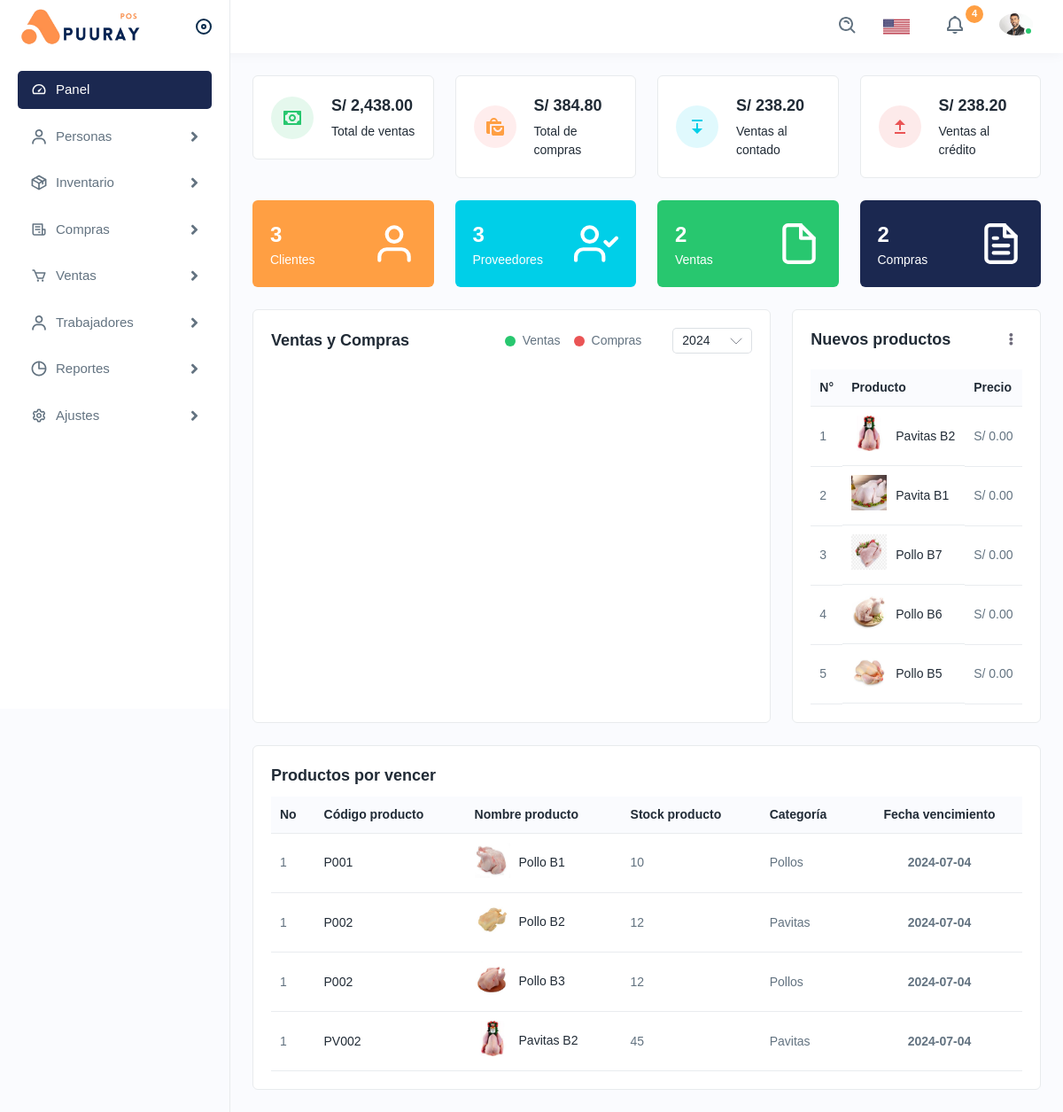
Screenshot of /inicio (signed in) with the database file from the repository.
### tables this page shows
CREATE TABLE `productos` (
  `id_producto` int(11) NOT NULL,
  `id_categoria` int(11) NOT NULL,
  `codigo_producto` varchar(50) NOT NULL,
  `nombre_producto` varchar(100) NOT NULL,
  `precio_producto` decimal(11,2) NOT NULL,
  `stock_producto` int(11) NOT NULL,
  `fecha_vencimiento` date DEFAULT NULL,
  `descripcion_producto` text DEFAULT NULL,
  `imagen_producto` varchar(100) DEFAULT NULL,
  `estado_producto` int(11) DEFAULT 1,
  `fecha_producto` datetime DEFAULT current_timestamp()
);

CREATE TABLE `categorias` (
  `id_categoria` int(11) NOT NULL,
  `nombre_categoria` varchar(100) NOT NULL,
  `descripcion` text DEFAULT NULL,
  `fecha` datetime DEFAULT current_timestamp()
);

### vistas/modulos/inicio.php (the view, shortened to what the rows shown need)
<div class="page-wrapper">
    <div class="content">
        <div class="row">
            <div class="col-lg-4 col-sm-12 col-12 d-flex">
                <div class="card flex-fill">
                    <div class="card-body">
                        <div class="table-responsive dataview">
                            <table class="table datatable ">
                                <thead>
                                    <tr>
                                        <th>N°</th>
                                        <th>Producto</th>
                                        <th>Precio</th>
                                    </tr>
                                </thead>
                                <tbody>
                                    <?php
                                    $item = null;
                                    $valor = null;
                                    $productosNuevos = ControladorProducto::ctrMostrarProductosNuevos($item, $valor);
                                    $contador = 1;
                                    foreach ($productosNuevos as $producto) {
                                    ?>
                                        <tr>
                                            <td><?php echo $contador ?></td>
                                            <td class="productimgname">
                                                <a href="productlist.html" class="product-img">
                                                    <img src="<?php echo substr($producto["imagen_producto"], 3); ?>" alt="product">
                                                </a>
                                                <a href="productlist.html"><?php echo $producto["nombre_producto"] ?></a>
                                            </td>
                                            <td>S/ <?php echo $producto["precio_producto"] ?></td>
                                        </tr>
                                    <?php
                                        $contador++;
                                    }
                                    ?>
                                </tbody>
                            </table>
                        </div>
                    </div>
                </div>
            </div>
        </div>
        <div class="card mb-0">
            <div class="card-body">
                <div class="table-responsive dataview">
                    <table class="table datatable ">
                        <thead>
                            <tr>
                                <th>No</th>
                                <th>Código producto</th>
                                <th>Nombre producto</th>
                                <th>Stock producto</th>
                                <th>Categoría</th>
                                <th class="text-center">Fecha vencimiento</th>
                            </tr>
                        </thead>
                        <tbody>
                            <?php
                            $item = null;
                            $valor = null;
                            $productosPorVencer = ControladorProducto::ctrMostrarProductosFechaVencimientos($item, $valor);
                            $contador = 1;
                            foreach ($productosPorVencer as $producto) {
                            ?>
                                <tr>
                                    <td><?php echo $contador ?></td>
                                    <td><a href="javascript:void(0);"><?php echo $producto["codigo_producto"] ?></a></td>
                                    <td class="productimgname">
                                        <a class="product-img" href="productlist.html">
                                            <img src="<?php echo substr($producto["imagen_producto"], 3); ?>" alt="product">
                                        </a>
                                        <a href="productlist.html"><?php echo $producto["nombre_producto"] ?></a>
                                    </td>
                                    <td><?php echo $producto["stock_producto"] ?></td>
                                    <td><?php echo $producto["nombre_categoria"] ?></td>
                                    <td class="text-center fw-bold"><?php echo $producto["fecha_vencimiento"] ?></td>
                                </tr>
                            <?php
                            }
                            ?>
                        </tbody>
                    </table>
                </div>
            </div>
        </div>
    </div>
</div>

### rows the page displays
productos: imagen_producto (picture), nombre_producto "Pavitas B2", precio_producto "0.00", contador "1", codigo_producto "PV002", stock_producto "45", id_categoria.nombre_categoria "Pavitas", fecha_vencimiento "2024-07-04"
productos: imagen_producto (picture), nombre_producto "Pavita B1", precio_producto "0.00"
productos: imagen_producto (picture), nombre_producto "Pollo B7", precio_producto "0.00"
productos: imagen_producto (picture), nombre_producto "Pollo B6", precio_producto "0.00"
productos: imagen_producto (picture), nombre_producto "Pollo B5", precio_producto "0.00"
productos: contador "1", codigo_producto "P001", imagen_producto (picture), nombre_producto "Pollo B1", stock_producto "10", id_categoria.nombre_categoria "Pollos", fecha_vencimiento "2024-07-04"
productos: contador "1", codigo_producto "P002", imagen_producto (picture), nombre_producto "Pollo B2", stock_producto "12", id_categoria.nombre_categoria "Pavitas", fecha_vencimiento "2024-07-04"
productos: contador "1", codigo_producto "P002", imagen_producto (picture), nombre_producto "Pollo B3", stock_producto "12", id_categoria.nombre_categoria "Pollos", fecha_vencimiento "2024-07-04"

### other values shown
$totalProductosVencer "4"
$precioFormateado "2,438.00"
$precioFormateadoCompra "384.80"
$sumaTotalVentaContado "238.20"
$precioFormateadoCredito "238.20"
$totalClientes "3"
$totalProveedores "3"
$totalVentasCantidad "2"
$totalComprasCantidad "2"
